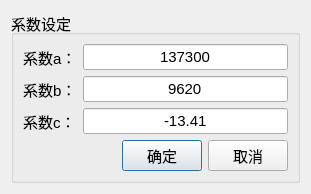
<?xml version="1.0" encoding="UTF-8"?>
<ui version="4.0">
 <class>PlanckParameterDialog</class>
 <widget class="QDialog" name="PlanckParameterDialog">
  <property name="geometry">
   <rect>
    <x>0</x>
    <y>0</y>
    <width>311</width>
    <height>180</height>
   </rect>
  </property>
  <property name="windowTitle">
   <string>Dialog</string>
  </property>
  <layout class="QHBoxLayout" name="horizontalLayout_4">
   <item>
    <widget class="QGroupBox" name="groupBox">
     <property name="font">
      <font>
       <family>Arial</family>
       <pointsize>11</pointsize>
      </font>
     </property>
     <property name="title">
      <string>系数设定</string>
     </property>
     <layout class="QHBoxLayout" name="horizontalLayout_3">
      <item>
       <layout class="QVBoxLayout" name="verticalLayout_3">
        <item>
         <layout class="QHBoxLayout" name="horizontalLayout">
          <item>
           <layout class="QVBoxLayout" name="verticalLayout">
            <item>
             <widget class="QLabel" name="label">
              <property name="text">
               <string>系数a：</string>
              </property>
             </widget>
            </item>
            <item>
             <widget class="QLabel" name="label_2">
              <property name="text">
               <string>系数b：</string>
              </property>
             </widget>
            </item>
            <item>
             <widget class="QLabel" name="label_3">
              <property name="text">
               <string>系数c：</string>
              </property>
             </widget>
            </item>
           </layout>
          </item>
          <item>
           <layout class="QVBoxLayout" name="verticalLayout_2">
            <item>
             <widget class="QLineEdit" name="aParameterLineEdit">
              <property name="text">
               <string>137300</string>
              </property>
              <property name="alignment">
               <set>Qt::AlignCenter</set>
              </property>
             </widget>
            </item>
            <item>
             <widget class="QLineEdit" name="bParameterLineEdit">
              <property name="text">
               <string>9620</string>
              </property>
              <property name="alignment">
               <set>Qt::AlignCenter</set>
              </property>
             </widget>
            </item>
            <item>
             <widget class="QLineEdit" name="cParameterLineEdit">
              <property name="text">
               <string>-13.41</string>
              </property>
              <property name="alignment">
               <set>Qt::AlignCenter</set>
              </property>
             </widget>
            </item>
           </layout>
          </item>
         </layout>
        </item>
        <item>
         <layout class="QHBoxLayout" name="horizontalLayout_2">
          <item>
           <spacer name="horizontalSpacer">
            <property name="orientation">
             <enum>Qt::Horizontal</enum>
            </property>
            <property name="sizeHint" stdset="0">
             <size>
              <width>40</width>
              <height>20</height>
             </size>
            </property>
           </spacer>
          </item>
          <item>
           <widget class="QPushButton" name="planckSettingOKButton">
            <property name="text">
             <string>确定</string>
            </property>
           </widget>
          </item>
          <item>
           <widget class="QPushButton" name="planckSettingCancelButton">
            <property name="text">
             <string>取消</string>
            </property>
           </widget>
          </item>
         </layout>
        </item>
       </layout>
      </item>
     </layout>
    </widget>
   </item>
  </layout>
 </widget>
 <resources/>
 <connections/>
</ui>
